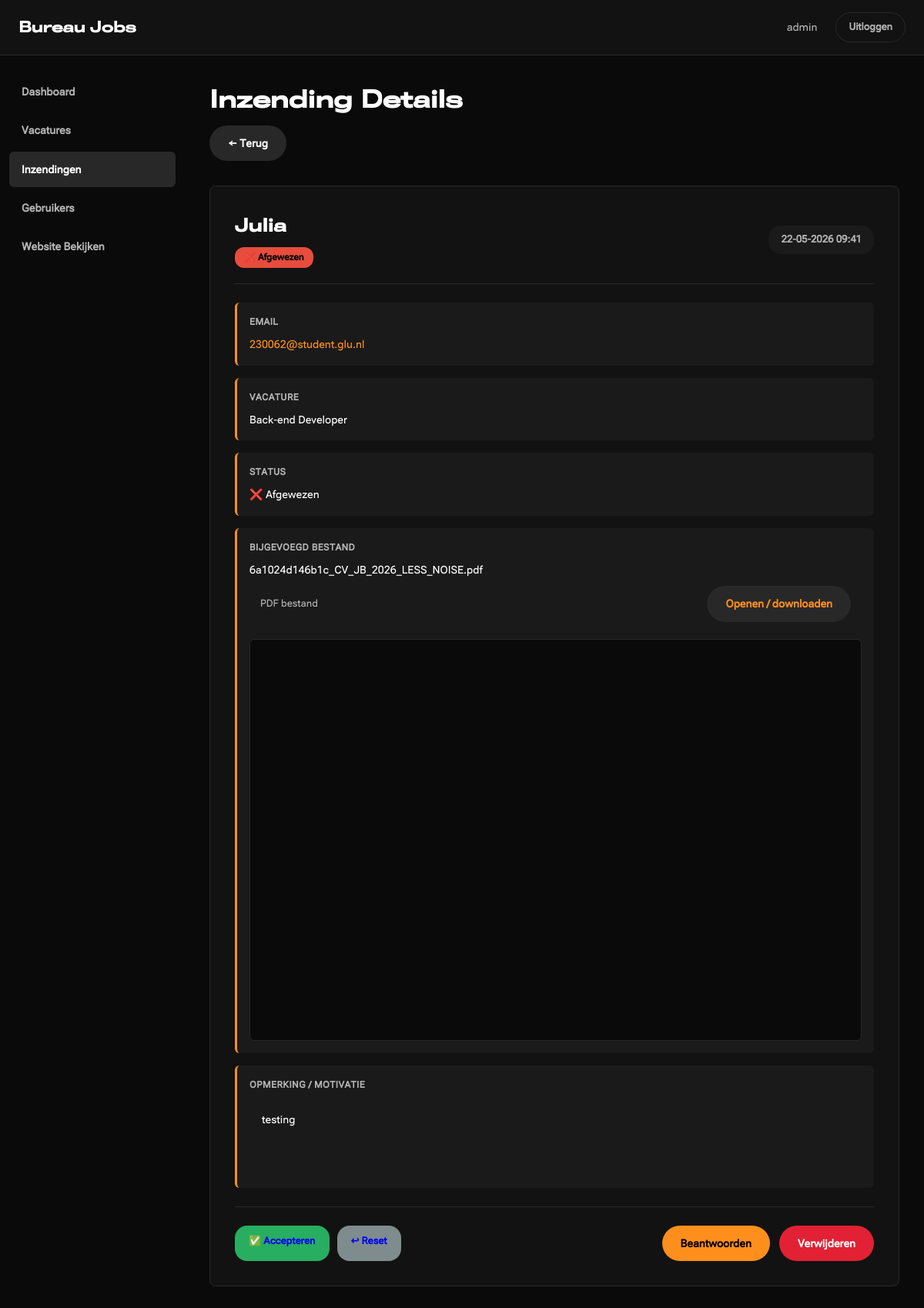
The page /admin/submission-view?id=41 (signed in) on the database its author committed.
### tables this page shows
CREATE TABLE `bureau_sollicitaties` (
  `id` int(11) NOT NULL,
  `datum` timestamp NOT NULL DEFAULT current_timestamp(),
  `naam` varchar(255) NOT NULL,
  `email` varchar(255) NOT NULL,
  `vacature` varchar(255) NOT NULL,
  `descriptie` text DEFAULT NULL,
  `status` enum('pending','accepted','rejected') DEFAULT 'pending',
  `bestand_pad` varchar(255) DEFAULT NULL
);

### admin/includes/submission_status.php (called while the page is built, shortened)
<?php
function getSubmissionById(mysqli $conn, int $id): ?array
{
    $stmt = $conn->prepare('SELECT * FROM bureau_sollicitaties WHERE id = ?');
    $stmt->bind_param('i', $id);
    $stmt->execute();
    $sub = $stmt->get_result()->fetch_assoc();
    return $sub ?: null;
}

### admin/submission-view.php (the view, shortened to what this page needs)
<?php
include '../db_connect.php';
include 'includes/submission_status.php';
$id = isset($_GET['id']) ? intval($_GET['id']) : 0;
$sub = getSubmissionById($conn, $id);
$status = $sub['status'] ?? 'pending';
$statusColor = $status === 'accepted' ? '#27ae60' : ($status === 'rejected' ? '#e74c3c' : '#f39c12');
$statusText = $status === 'accepted' ? 'Geaccepteerd' : ($status === 'rejected' ? 'Afgewezen' : 'In Behandeling');
$statusIcon = $status === 'accepted' ? '✅' : ($status === 'rejected' ? '❌' : '⏳');
$fileUrl = null;
$fileExt = null;
$fileName = null;
if (!empty($sub['bestand_pad'])) {
    $fileUrl = '/vacatures/' . ltrim($sub['bestand_pad'], '/');
    $fileName = basename($sub['bestand_pad']);
    $fileExt = strtolower(pathinfo($fileName, PATHINFO_EXTENSION));
}
?>
<!DOCTYPE html>
<html lang="nl">
<head>
    <link rel="stylesheet" href="css/admin-style.css">
</head>
<body>
    <?php include 'includes/header.php'; ?>
    <div class="admin-container">
        <?php include 'includes/sidebar.php'; ?>
        <main class="admin-content">
            <div class="page-header">
                <h1>Inzending Details</h1>
                <a href="submissions" class="btn-secondary">← Terug</a>
            </div>
            <div class="detail-card">
                <div class="detail-header">
                    <div>
                        <h2><?php echo htmlspecialchars($sub['naam']); ?></h2>
                        <span class="badge" style="background: <?php echo $statusColor; ?>; margin-top: 8px; display: inline-block;">
                            <?php echo $statusIcon; ?> <?php echo $statusText; ?>
                        </span>
                    </div>
                    <span class="date-badge"><?php echo date('d-m-Y H:i', strtotime($sub['datum'])); ?></span>
                </div>
                <div class="detail-grid">
                    <div class="detail-item">
                        <label>Email</label>
                        <a href="mailto:<?php echo htmlspecialchars($sub['email']); ?>"><?php echo htmlspecialchars($sub['email']); ?></a>
                    </div>
                    <div class="detail-item">
                        <label>Vacature</label>
                        <p><?php echo htmlspecialchars($sub['vacature']); ?></p>
                    </div>
                    <div class="detail-item">
                        <label>Status</label>
                        <p><?php echo $statusIcon . ' ' . htmlspecialchars($statusText); ?></p>
                    </div>
                    <?php if($fileUrl): ?>
                    <div class="detail-item full-width">
                        <label>Bijgevoegd bestand</label>
                        <p><?php echo htmlspecialchars($fileName); ?></p>
                        <div class="file-preview-meta">
                            <span style="color: #b3b3b3; font-size: 13px;"><?php echo strtoupper(htmlspecialchars($fileExt)); ?> bestand</span>
                            <a href="<?php echo htmlspecialchars($fileUrl); ?>" target="_blank" rel="noopener" class="btn-secondary">Openen / downloaden</a>
                        </div>
                        <?php if($fileExt === 'pdf'): ?>
                        <div class="file-preview">
                            <iframe src="<?php echo htmlspecialchars($fileUrl); ?>" title="CV preview"></iframe>
                        </div>
                        <?php else: ?>
                        <p style="color: #888; margin-top: 10px; font-size: 13px;">Voorbeeldweergave is alleen beschikbaar voor PDF en TXT. Gebruik de knop hierboven om het bestand te openen.</p>
                        <?php endif; ?>
                    </div>
                    <?php endif; ?>
                    <div class="detail-item full-width">
                        <label>Opmerking / motivatie</label>
                        <div class="comment-box">
                            <?php if(!empty(trim($sub['descriptie'] ?? ''))): ?>
                                <?php echo nl2br(htmlspecialchars($sub['descriptie'])); ?>
                            <?php else: ?>
                                <em style="color: #888;">Geen opmerking ingevuld.</em>
                            <?php endif; ?>
                        </div>
                    </div>
                </div>
                <div class="detail-actions">
                    <div class="status-actions">
                        <?php if($status !== 'accepted'): ?>
                            <a href="submission-view?accept=<?php echo $id; ?>&from=view" class="btn-small" style="background: #27ae60; padding: 10px 18px;" onclick="return confirm('Accepteren? De sollicitant ontvangt een e-mail.');">✅ Accepteren</a>
                        <?php endif; ?>
                        <?php if($status !== 'pending'): ?>
                            <a href="submission-view?pending=<?php echo $id; ?>&from=view" class="btn-small" style="background: #7f8c8d; padding: 10px 18px;" onclick="return confirm('Terugzetten naar In Behandeling?');">↩ Reset</a>
                        <?php endif; ?>
                    </div>
                    <a href="mailto:<?php echo htmlspecialchars($sub['email']); ?>" class="btn-primary">Beantwoorden</a>
                    <a href="#"
                       class="btn-delete"
                       onclick="if(confirm('Weet je zeker dat je deze sollicitatie wilt verwijderen?\n\nNaam: <?php echo htmlspecialchars($sub['naam'], ENT_QUOTES); ?>\nVacature: <?php echo htmlspecialchars($sub['vacature'], ENT_QUOTES); ?>\n\nDit kan niet ongedaan worden gemaakt!')) { window.location.href='submissions?delete=<?php echo $sub['id']; ?>'; } return false;">Verwijderen</a>
                </div>
            </div>
        </main>
    </div>
</body>
</html>

### admin/css/admin-style.css (style rules this page uses)
* { margin: 0; padding: 0; box-sizing: border-box; }
body { font-family: 'Buroto', sans-serif; background: #0a0a0a; color: #fff; line-height: 1.6; font-size: 14px; }
.btn-primary, .btn-secondary, .btn-small, .btn-edit, .btn-delete { padding: 12px 24px; border: none; border-radius: 24px; text-decoration: none; cursor: pointer; font-size: 14px; font-family: "Buroto"; font-weight: 600; transition: all 0.2s; display: inline-block; }
.btn-primary { background: #ff8f1c; color: #000; }
.btn-secondary { background: #282828; color: #fff; }
.btn-small { padding: 8px 16px; font-size: 13px; border-radius: 16px; }
.btn-delete { background: #e22134; color: #fff; }
.admin-container { display: flex; max-width: 1800px; margin: 0 auto; }
.admin-content { flex: 1; padding: 32px; background: #0a0a0a; }
.page-header { margin-bottom: 32px; }
.page-header h1 { font-family: "Buroto-Wide"; font-size: 32px; color: #fff; margin-bottom: 8px; font-weight: 700; }
.badge { background: #ff8f1c; color: #000; padding: 4px 12px; border-radius: 12px; font-size: 12px; font-weight: 600; }
.detail-card { background: #121212; padding: 32px; border-radius: 8px; border: 1px solid #282828; }
.detail-header { display: flex; justify-content: space-between; align-items: center; padding-bottom: 20px; border-bottom: 1px solid #282828; margin-bottom: 24px; }
.detail-header h2 { color: #fff; font-family: "Buroto-Wide"; font-size: 24px; font-weight: 700; }
.date-badge { background: #1a1a1a; color: #b3b3b3; padding: 8px 16px; border-radius: 16px; font-size: 13px; font-weight: 600; }
.detail-grid { display: grid; gap: 16px; margin-bottom: 24px; }
.detail-item { padding: 16px; background: #1a1a1a; border-radius: 6px; border-left: 3px solid #ff8f1c; }
.detail-item.full-width { grid-column: 1 / -1; }
.detail-item label { display: block; font-weight: 600; color: #b3b3b3; margin-bottom: 8px; font-size: 12px; text-transform: uppercase; letter-spacing: 0.5px; }
.detail-item p, .detail-item a { color: #fff; font-size: 14px; }
.detail-item a { color: #ff8f1c; text-decoration: none; }
.comment-box { background: #1a1a1a; padding: 16px; border-radius: 6px; min-height: 100px; color: #fff; line-height: 1.6; font-size: 14px; }
.detail-actions { display: flex; gap: 12px; padding-top: 24px; border-top: 1px solid #282828; }
.file-preview { margin-top: 12px; border: 1px solid #282828; border-radius: 6px; overflow: hidden; background: #0a0a0a; }
.file-preview iframe { width: 100%; height: 520px; border: 0; display: block; }
.file-preview-meta { padding: 10px 14px; background: #1a1a1a; display: flex; justify-content: space-between; align-items: center; gap: 12px; flex-wrap: wrap; }
.status-actions { display: flex; gap: 10px; flex-wrap: wrap; margin-right: auto; }

### rows shown on the page
bureau_sollicitaties: naam "Julia", status "Afgewezen", datum "22-05-2026 09:41", email "230062@student.glu.nl", vacature "Back-end Developer", status "❌", bestand_pad "6a1024d146b1c_CV_JB_2026_LESS_NOISE.pdf", bestand_pad "PDF", descriptie "testing"

### other values the page prints
$_SESSION['admin_username'] "admin"
